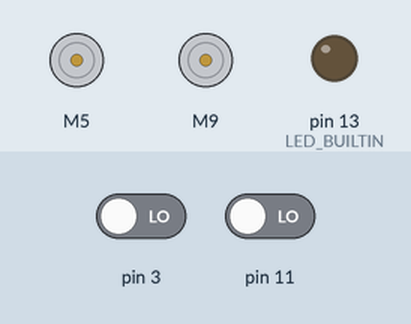
Simulated run of this sketch. Board: Arduino Uno, built with avr-gcc and run on an emulated ATmega328P. Shown: 2 × DC motor (green arrow = forward, orange = backward, longer = faster), output pins drawn as LEDs (lit = HIGH). The test bench sets the inputs (shaded band); at power-on: pin 3 LOW, pin 11 LOW.

Above: at 0.1 s.
At 0.6 s:
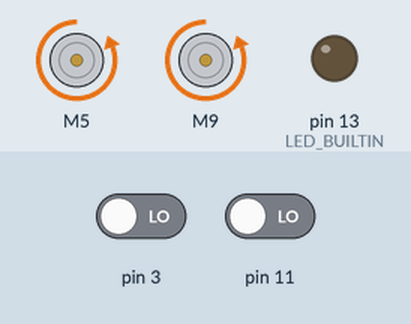
Timing chart, 0 to 2.1 s (numbered marks = the images above):
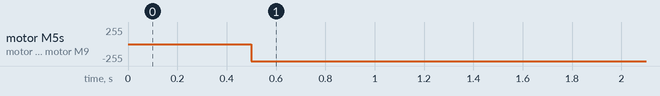

The sketch:

minibot_drv8833.ino
```cpp
#include <DRV8833.h>

// Create an instance of the DRV8833:
DRV8833 driver = DRV8833();

// Pin numbers. Replace with your own!
// For this example sketch, these pin numbers MUST be PWM.
// Attach the Arduino's pin numbers below to the
// Ain1, Ain2, Bin1, and Bin2 DRV8833 pins.
const int inputA1 = 5, inputA2 = 6, inputB1 = 9, inputB2 = 10;

const int min_speed = 30;

void setup() {

  pinMode(3, INPUT);
  pinMode(11, INPUT);

  pinMode(LED_BUILTIN, OUTPUT);

  // Attach the motors to the input pins:
  driver.attachMotorA(inputA1, inputA2);
  driver.attachMotorB(inputB1, inputB2);

  //Serial.begin(9600);

}

void loop() {

  int ch1 = pulseIn(3, HIGH, 250000);
  int ch2 = pulseIn(11, HIGH, 250000);
  //Serial.print("Channel 1:");
  //Serial.println(ch1);

  //digitalWrite(LED_BUILTIN, HIGH);   // turn the LED on (HIGH is the voltage level)
  //delay(100);
  //digitalWrite(LED_BUILTIN, LOW);    // turn the LED off by making the voltage LOW

  int ch1_speed = map(constrain(ch1,1000,2000),1000,2000,-255,255);
  int ch2_speed = map(constrain(ch2,1000,2000),1000,2000,-255,255);

  if (ch1_speed > min_speed) {
    driver.motorAForward(ch1_speed);
  }
  else if (ch1_speed < -min_speed) {
    driver.motorAReverse(-ch1_speed);
  }
  else {
  driver.motorAStop();
  }

  if (ch2_speed > min_speed) {
    driver.motorBForward(ch2_speed);
  }
  else if (ch2_speed < -min_speed) {
    driver.motorBReverse(-ch2_speed);
  }
  else {
  driver.motorBStop();
  }

}
```

Measured:
- by itself, motor M5, motor M9: stopped → backward 255/255 at 0.50 s
